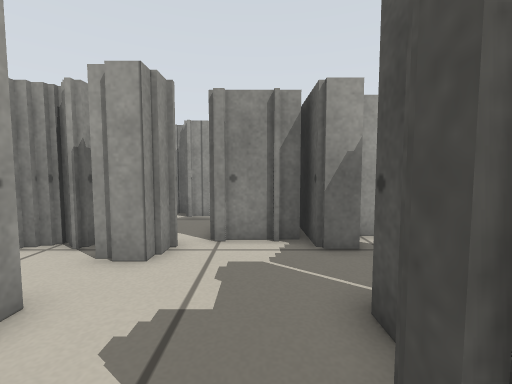
View 1 (above)

18 first-person views from a walk through a world built for the Player/Stage simulator. The camera is 0.45 m above the floor, tilts 4° down and sees 90° across. The lines on the ground mark 1 m squares. The floor is counted in squares, 0.25 m on a side. Each view is taken from the middle of a square. On the plan, view 1 faces up. The plan holds only what a view shows up to about 15 squares ahead; the rest is blank. The place goes on beyond the plan. Robots are left out.

View 2
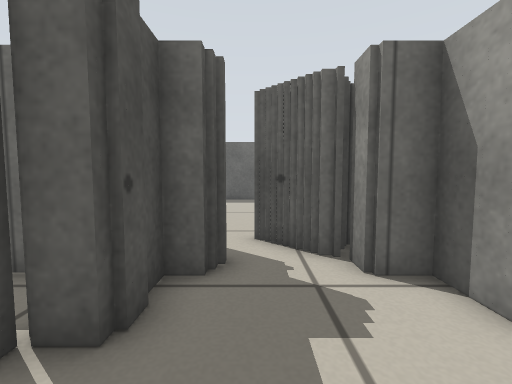

View 3
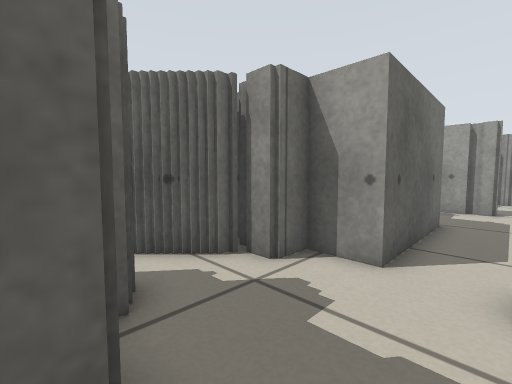

View 4
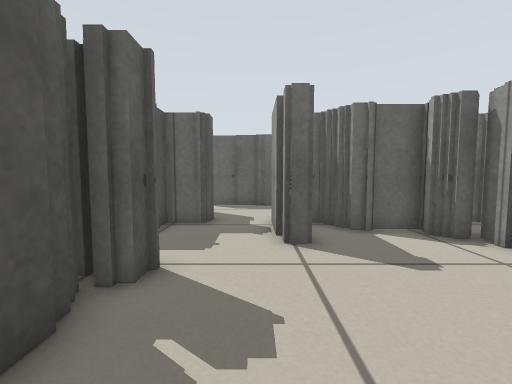

View 5
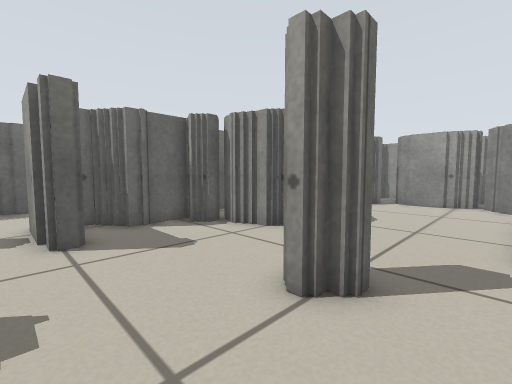

View 6
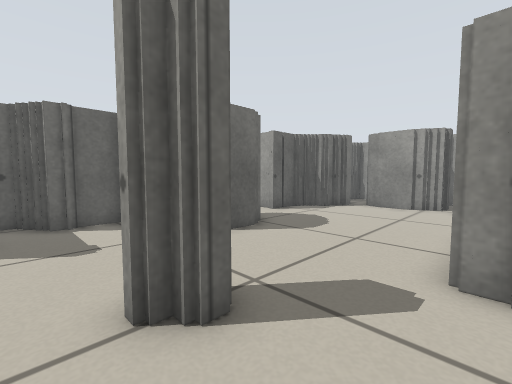

View 7
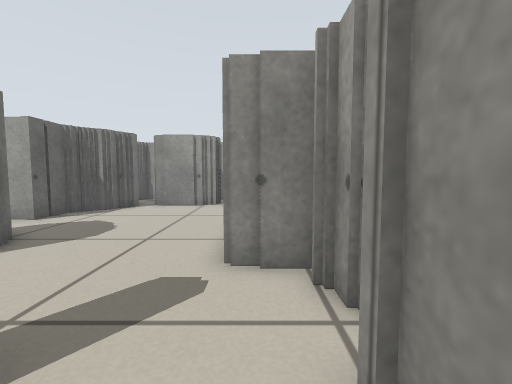

View 8
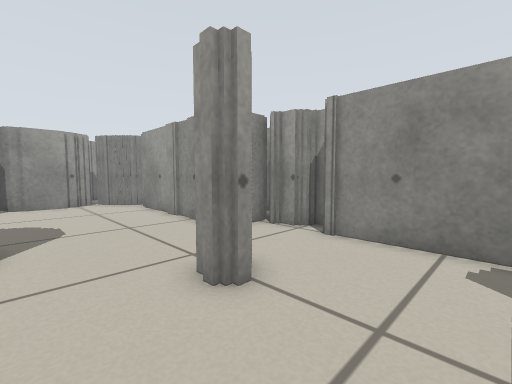

View 9
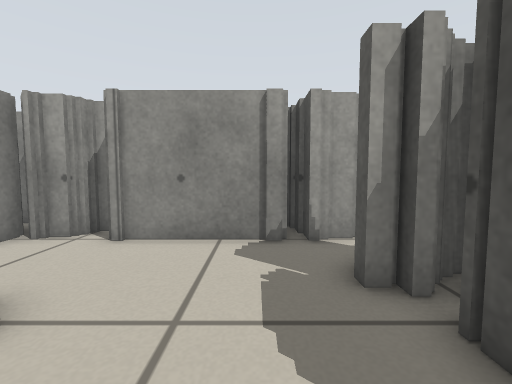

View 10
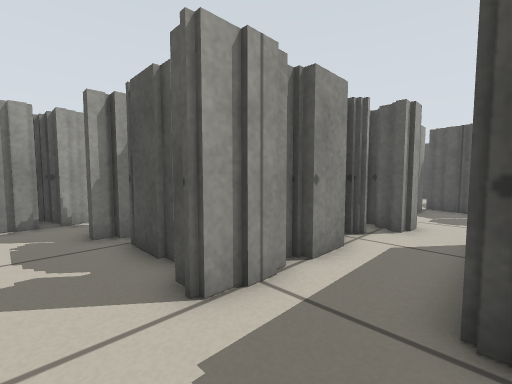

View 11
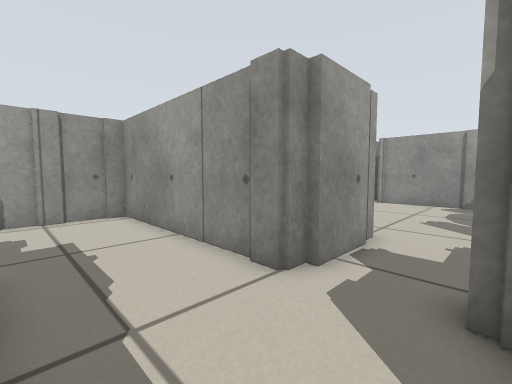

View 12
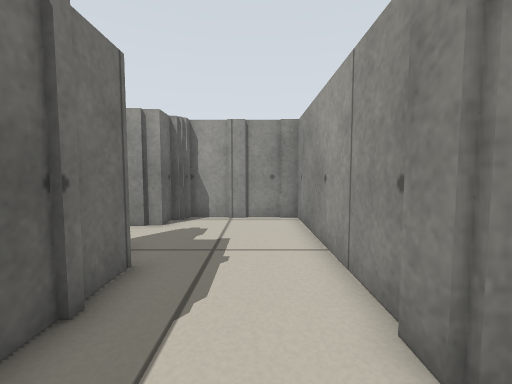

View 13
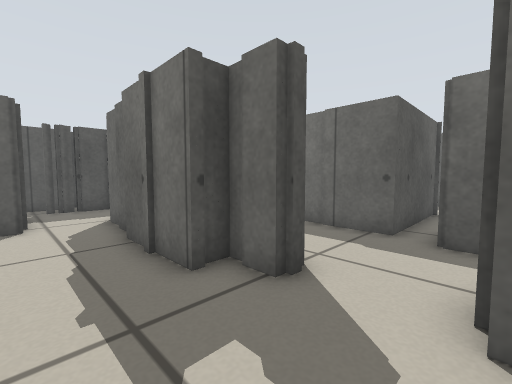

View 14
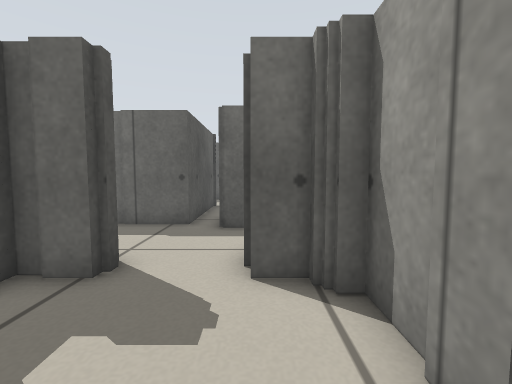

View 15
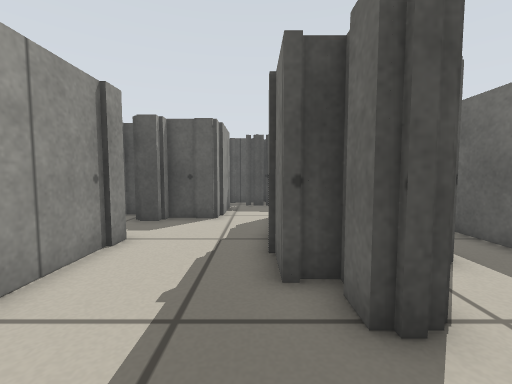

View 16
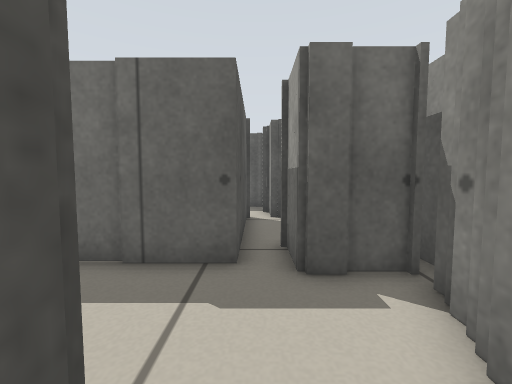

View 17
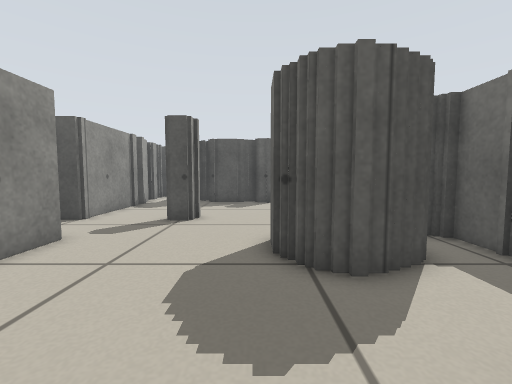

View 18
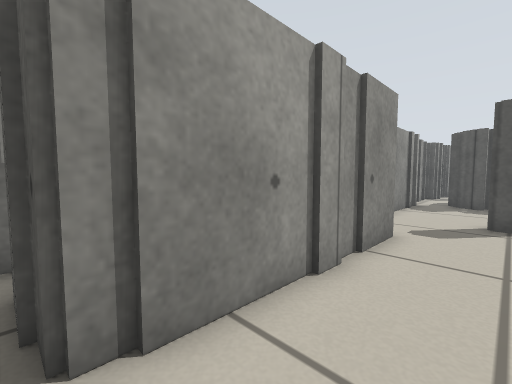

### Floor plan
Key: @ floor where view 1 was taken; # wall or solid block; . floor.
Columns run from 29 left of view 1 to 3 right of it. Each row starts with its distance up from view 1.
 15           ####    #
 14           ##.########
 13  #####  ###..........
 12 ##.   #####........###   ##
 11 #..................###    ##
 10 #............#.....#
  9 #..................#
  8 #..................#
  7 #..................##     #######
  6 ###.....### .......#########...##
  5   ##....####....................#
  4    ###..## ##...#...............#
  3      #...#  ###.#...#######...###
  2          ## #####..##     ##..##
  1        ##########..##     ##..##
  0        # ..........##     ###@
 -1        #...........##     ####
 -2        #............####  #
 -3        #.....####......#
 -4        ###..#########..####
 -5          #..##         ##
 -6          #....
 -7         ##....#
 -8         ## ......
 -9        ###########

Positions as (right, up) in squares from view 1, and headings:
1: (0, 0), facing up
2: (0, 6), facing down
3: (2, 5), facing down-left
4: (-12, 11), facing down
5: (-12, 12), facing down-left
6: (-14, 13), facing down-left
7: (-14, 13), facing left
8: (-12, 7), facing up-left
9: (-12, 7), facing up
10: (-12, 3), facing up-right
11: (-10, -3), facing up-left
12: (-11, -1), facing left
13: (-20, -1), facing down-right
14: (-20, 0), facing down
15: (-20, -3), facing right
16: (-18, -4), facing down
17: (-26, 7), facing right
18: (-27, 10), facing up-right
